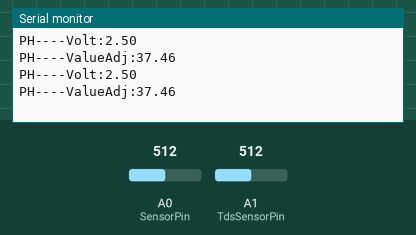
Recording of a sketch running on a simulated Arduino Uno, built with avr-gcc and run on an emulated ATmega328P. Parts: the last lines printed to the serial monitor. The test bench sets the inputs (shaded band); at power-on: A0 (SensorPin) = 512, A1 (TdsSensorPin) = 512.

Above: at 1.2 s.
1.3 s: A0 (SensorPin) set to 716
At 2.6 s:
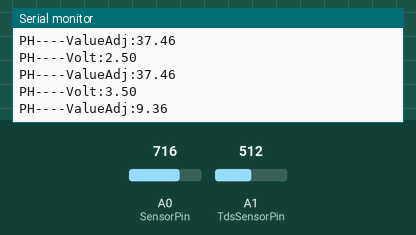
2.8 s: A0 (SensorPin) set to 810
At 3.5 s:
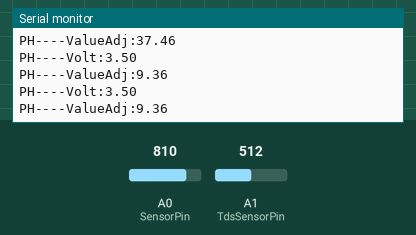
Timing chart, 0 to 5.8 s (numbered marks = the images above; inputs shaded):
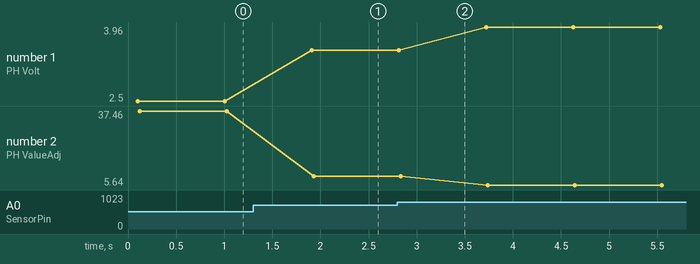

Measured:
- after the input at 1.3 s, the serial monitor: prints a new line after 0.61 s (image 1)
- plotted number 1: 2.5 → 3.5 after the input at 1.3 s, 3.5 → 3.96 after the input at 2.8 s
- plotted number 2: 37.46 → 9.36 after the input at 1.3 s, 9.36 → 5.64 after the input at 2.8 s

The sketch:

PH_+_TDS.ino
```cpp
#define TdsSensorPin A1
#define VREF 5.0
#define SCOUNT  30
#define SensorPin A0
#define Offset -6.70
int analogBufferTDS[SCOUNT];
int analogBufferTemp[SCOUNT];
int analogBufferIndex = 0, copyIndex = 0;
float averageVoltage = 0, tdsValue = 0, temperature = 25;
unsigned long int avgValue;

void setup()
{
  Serial.begin(9600);
  pinMode(TdsSensorPin, INPUT);
  pinMode(SensorPin, INPUT);
}

void loop()
{
  static unsigned long analogSampleTimepoint = millis();
  if (millis() - analogSampleTimepoint > 40U)
  {
    analogSampleTimepoint = millis();
    analogBufferTDS[analogBufferIndex] = analogRead(TdsSensorPin);
    analogBufferIndex++;
    if (analogBufferIndex == SCOUNT)
      analogBufferIndex = 0;
  }
  static unsigned long printTimepoint = millis();
  if (millis() - printTimepoint > 800U)
  {
    printTimepoint = millis();
    for (copyIndex = 0; copyIndex < SCOUNT; copyIndex++)
      analogBufferTemp[copyIndex] = analogBufferTDS[copyIndex];
    averageVoltage = getMedianNum(analogBufferTemp, SCOUNT) * (float)VREF / 1024.0;
    float compensationCoefficient = 1.0 + 0.02 * (temperature - 25.0);
    float compensationVolatge = averageVoltage / compensationCoefficient;
    tdsValue = (133.42 * compensationVolatge * compensationVolatge * compensationVolatge - 255.86 * compensationVolatge * compensationVolatge + 857.39 * compensationVolatge) * 0.5;
//    Serial.print("TDS----Value:");
//    Serial.print(tdsValue, 1);
//    Serial.println("ppm");
//    Serial.println(" ");
//    Serial.print("TDS----Voltage:");
//    Serial.print(compensationVolatge, 1);
//    Serial.println("V");
  }
  int buf[10];
  for(int i=0;i<10;i++)
  {
    buf[i]=analogRead(SensorPin);
    delay(10);
  }
  for(int i=0;i<9;i++)
  {
    for(int j=i+1;j<10;j++)
    {
      if(buf[i]>buf[j]) {
        int temp=buf[i];
        buf[i]=buf[j];
        buf[j]=temp;
      }
    }
  }
  avgValue=0;
  for(int i=2;i<8;i++){
    avgValue+=buf[i];
  }
  float phValue=(float)avgValue*5.0/1024/6;
  float phValueAdj = -4.0008 * pow(phValue, 6) + 78.312 * pow(phValue, 5) - 612.88 * pow(phValue, 4) + 2411.5 * pow(phValue, 3) - 4852.3 * pow(phValue, 2) + 4296.5 * phValue - 786.88;
  Serial.print("PH----Volt:");
  Serial.print(phValue);
  Serial.println(" ");
  Serial.print("PH----ValueAdj:");
  Serial.print(phValueAdj, 2);
  Serial.println(" ");
  Serial.println("\n");
  delay(800);
}
int getMedianNum(int bArray[], int iFilterLen)
{
  int bTab[iFilterLen];
  for (byte i = 0; i < iFilterLen; i++)
    bTab[i] = bArray[i];
  int i, j, bTemp;
  for (j = 0; j < iFilterLen - 1; j++)
  {
    for (i = 0; i < iFilterLen - j - 1; i++)
    {
      if (bTab[i] > bTab[i + 1])
      {
        bTemp = bTab[i];
        bTab[i] = bTab[i + 1];
        bTab[i + 1] = bTemp;
      }
    }
  }
  if ((iFilterLen & 1) > 0)
    bTemp = bTab[(iFilterLen - 1) / 2];
  else
    bTemp = (bTab[iFilterLen / 2] + bTab[iFilterLen / 2 - 1]) / 2;
  return bTemp;
}
```
